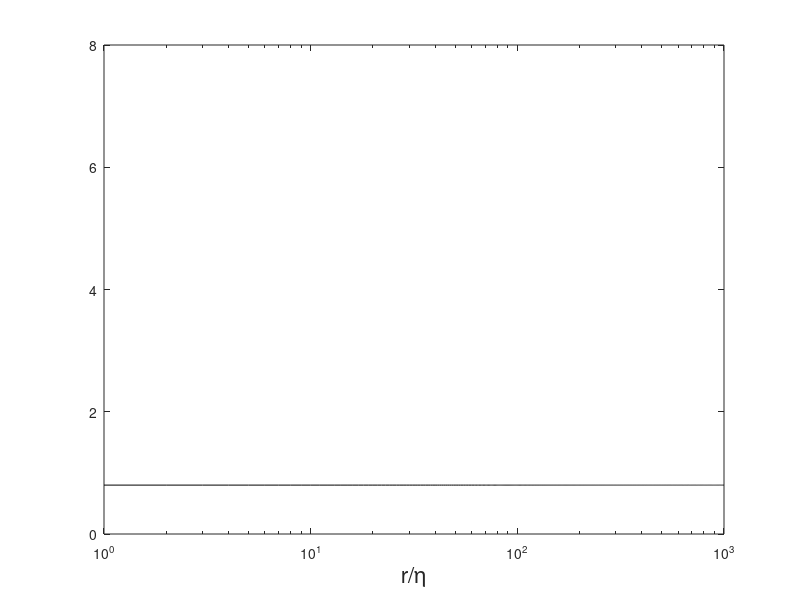

Here is the MATLAB script that generated this plot:
%
%  2nd and 3rd order Isotropy check:  time averaged  
%
%
mu=0;
ke=0;
nx=1;
delx_over_eta=1;
eta = 1/(nx*delx_over_eta);
ext='.isostr';

%name='/scratch1/taylorm/iso12w512A0001.3847'
%nx=512; delx_over_eta=5.8615; epsilon=.2849;

%name='/scratch1/taylorm/iso12_500A0001.7723'
%nx=500; delx_over_eta=2.740; epsilon=3.5208;

%name='/scratch1/taylorm/iso12_250A0022.000'
%nx=250; delx_over_eta=.80; epsilon=3.9;


%name='/ccs/scratch/taylorm/check256_0000.8000'

%name='/ccs/scratch/taylorm/dns/iso12_5120002.7000'

name='/ccs/scratch/taylorm/dns/iso12_512'
nx=512; delx_over_eta=2.74; epsilon=3.89;  teddy=1.0
%ext='.isostr001';



ndir_use=0;
%ndir_use=49;  disp('USING ONLY 49 DIRECTIONS')



k=0;
times=[1:.1:7.0];



xx=(1:.5:(nx./2.5)) / nx;
xx_plot=(1:.5:(nx./2.5)) *delx_over_eta;   % units of r/eta

yll_ave=zeros([length(xx),15]);
ytt_ave=zeros([length(xx),15]);
ylll_ave=zeros([length(xx),15]);
yltt_ave=zeros([length(xx),15]);


times_plot=[];
for t=times
  tstr=sprintf('%10.4f',t+10000);
  fname=[name,tstr(2:10)];
  disp([fname,ext]);
  fid=fopen([fname,ext]);
  if (fid<0) ;
    disp('error openining file, skipping...');
  else
    fclose(fid);
    times_plot=[times_plot,t];
    k=k+1;
    [nx,ndelta,ndir,r_val,ke,eps_l,mu,D_ll,D_lll,D1_tt,D2_tt,D1_ltt,D2_ltt] ...
        = readisostr( [fname,ext] );
    eta_l = (mu^3 / eps_l)^.25;
    delx_over_eta_l=(1/nx)/eta_l;
    
    for dir=1:15;
      x=r_val(:,dir)/nx;                % box length
      
      yl  = D_ll(:,dir); 
      yt = .5*(D2_tt(:,dir)+D1_tt(:,dir));
      yl = spline(x,yl,xx); 
      yt = spline(x,yt,xx); 
      yll_ave(:,dir)=yll_ave(:,dir)+yl';
      ytt_ave(:,dir)=ytt_ave(:,dir)+yt';

      yl  = -D_lll(:,dir); 
      yt = -.5*(D2_ltt(:,dir)+D1_ltt(:,dir));
      yl = spline(x,yl,xx); 
      yt = spline(x,yt,xx); 
      ylll_ave(:,dir)=ylll_ave(:,dir)+yl';
      yltt_ave(:,dir)=yltt_ave(:,dir)+yt';
      
    end
  end

end
times=times_plot;
yll_ave=yll_ave/length(times);
ytt_ave=ytt_ave/length(times);
ylll_ave=ylll_ave/length(times);
yltt_ave=yltt_ave/length(times);

figure(5); clf
for i=[2]
  yll=yll_ave(:,i);
  ytt=ytt_ave(:,i)' .*xx.^(-2/3);
  ylll=ylll_ave(:,i);
  yltt=yltt_ave(:,i)' ./xx;;

  semilogx(xx_plot,ytt,'r'); hold on;
  semilogx(xx_plot,yltt,'r'); hold on;

  %
  %  compute and plot: (D_ll  + .5 r d/dr ( D_ll) )^(-2/3)
  %  
  f = yll';
  l=length(f);
  df = ( f(3:l)-f(1:l-2)) ./ (xx(3:l)-xx(1:l-2));
  f2 = f(2:l-1) + .5*xx(2:l-1).*df;
  f2 = f2 .* xx(2:l-1).^(-2/3);
  semilogx(xx_plot(2:l-1),f2,'g');

  %
  %compute and plot: [ 1/6 d/dr r D_+lll ] /r
  %
  f = ylll'.*xx/6;
  l=length(f);
  df = ( f(3:l)-f(1:l-2)) ./ (xx(3:l)-xx(1:l-2));
  df = df./xx(2:l-1);
  semilogx(xx_plot(2:l-1),df,'g');
end

axis([1 1000 0 8.0])
x=1:1000; plot(x,(4/5)*x./x,'k');
hold off;
%title('D_{lll} / r\epsilon   (4/5 law) ');
ylabel(' ','FontSize',16);
xlabel('r/\eta','FontSize',16);

print -dpsc isotime.ps

